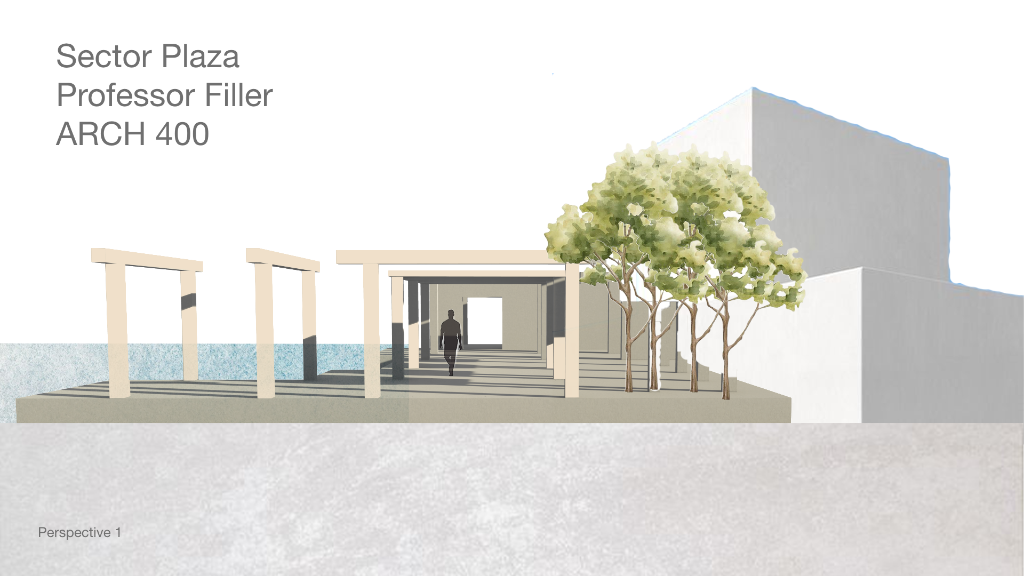
#> input picture images/harbor-new-1.png, 1024 x 576 px; the run also reads 1 picture not shown here
$ python clean_image.py
#> lines starting #> are read from the running program, lines starting #| are printed output that depends on the picture
from PIL import Image, ImageDraw

def clean(filename, out):
#> called with filename = 'images/harbor-new-1.png', out = 'images/harbor-new-1-clean.png'
    img = Image.open(filename).convert('RGB')
    draw = ImageDraw.Draw(img)
    w, h = img.size
#> w = 1024; h = 576
    print(f"Size of {filename}: {w}x{h}")
#| Size of images/harbor-new-1.png: 1024x576
    # Cover top left
    draw.rectangle([0, 0, w*0.4, h*0.3], fill=(255, 255, 255))

    # Cover bottom left (Perspective 1)
    # the background is greyish at the bottom. We can copy a patch from the right side of the bottom.
    patch_w = int(w * 0.2)
#> patch_w = 204
    patch_h = int(h * 0.1)
#> patch_h = 57
    y_start = h - patch_h
#> y_start = 519
    # patch from x=w//2
    patch = img.crop((w//2, y_start, w//2 + patch_w, h))
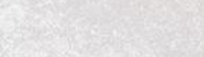
#> patch: PIL image 204x57 RGB; mean R, G, B 226.7, 224.5, 225.2
    img.paste(patch, (0, y_start))

    img.save(out)
    print(f"Saved to {out}")

clean('images/harbor-new-1.png', 'images/harbor-new-1-clean.png')
# Also clean hero-home-new.png if it has the text
clean('images/hero-home-new.png', 'images/hero-home-new-clean.png')
#| Size of images/hero-home-new.png: 1024x576
